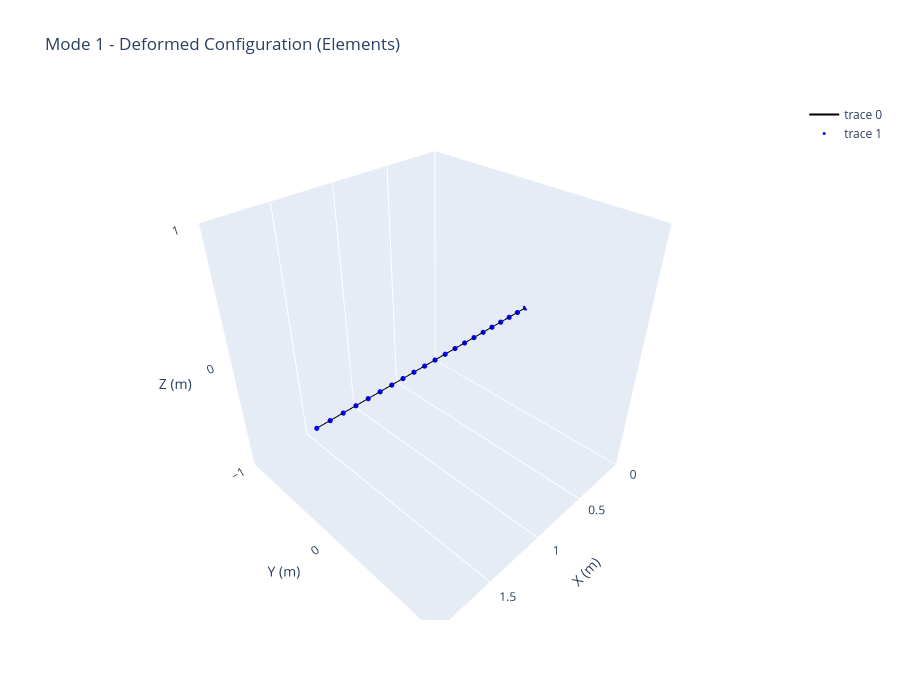
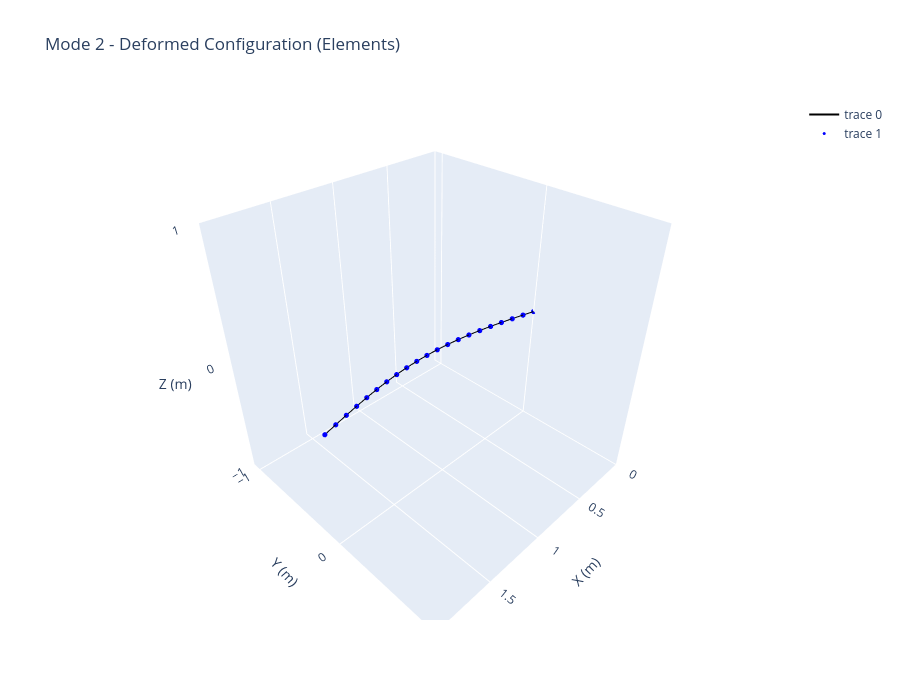
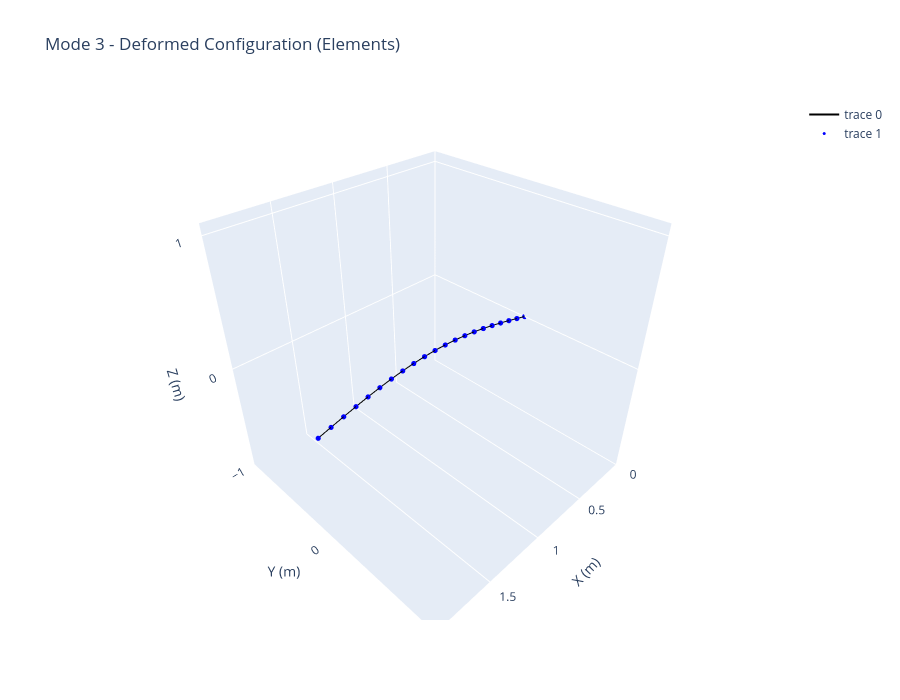
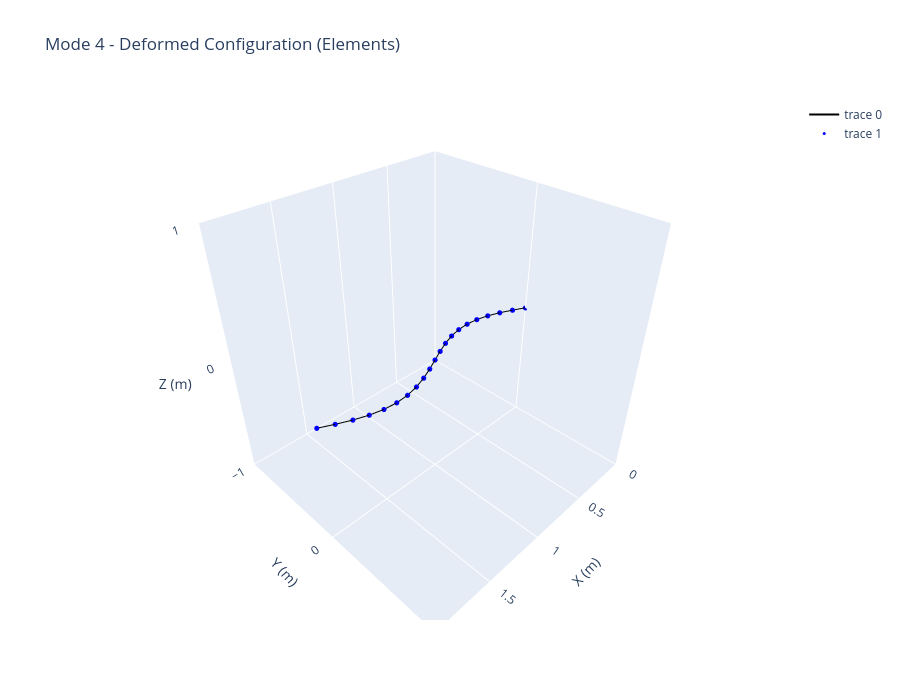

Notebook code for these charts, in order:
### Code cell
for i in range(modes_to_plot):
    line_x = []
    line_y = []
    line_z = []
    for nA, nB in element_nodes:
        p1 = modes[i][nA - 1]
        p2 = modes[i][nB - 1]
        line_x.extend([p1[0], p2[0], None])
        line_y.extend([p1[1], p2[1], None])
        line_z.extend([p1[2], p2[2], None])

    fig_lines = go.Figure(
        data=[
            go.Scatter3d(
                x=line_x,
                y=line_y,
                z=line_z,
                mode='lines',
                line=dict(color='black', width=2)
            ),
            go.Scatter3d(
                x=modes[i][:, 0],
                y=modes[i][:, 1],
                z=modes[i][:, 2],
                mode='markers',
                marker=dict(size=3, color='blue')
            )
        ]
    )

    X = modes[i][:, 0]
    Y = modes[i][:, 1]
    Z = modes[i][:, 2]
    e.set_equal_aspect(fig_lines, X, Y, Z)

    fig_lines.update_layout(
        title=f'Mode {i+1} - Deformed Configuration (Elements)',
        scene=dict(
            xaxis_title='X (m)',
            yaxis_title='Y (m)',
            zaxis_title='Z (m)'
        ),
        width=900,
        height=700
    )

    fig_lines.show()

### Figure 1 — Plotly figure (JSON) as saved in the notebook; plotly's stock layout.template omitted (floating-point values rounded to 4 significant figures)
{"data": [{"line": {"color": "black", "width": 2}, "mode": "lines", "type": "scatter3d", "x": [0, 0.1, null, 0.1, 0.2, null, 0.2, 0.3, null, 0.3, 0.4, null, 0.4, 0.5, null, 0.5, 0.6, null, 0.6, 0.7, null, 0.7, 0.8, null, 0.8, 0.9, null, 0.9, 1.0, null, 1.0, 1.1, null, 1.1, 1.2, null, 1.2, 1.3, null, 1.3, 1.4, null, 1.4, 1.5, null, 1.5, 1.6, null, 1.6, 1.7, null, 1.7, 1.8, null, 1.8, 1.9, null, 1.9, 2, null], "y": [0, -9.607e-16, null, -9.607e-16, -4.459e-16, null, -4.459e-16, 5.393e-16, null, 5.393e-16, 4.388e-16, null, 4.388e-16, -1.924e-16, null, -1.924e-16, -6.089e-17, null, -6.089e-17, 2.129e-16, null, 2.129e-16, -1.269e-16, null, -1.269e-16, 5.003e-17, null, 5.003e-17, 2.39e-17, null, 2.39e-17, -9.42e-17, null, -9.42e-17, 7.318e-18, null, 7.318e-18, 6.982e-18, null, 6.982e-18, -2.374e-17, null, -2.374e-17, 1.379e-17, null, 1.379e-17, 5.939e-17, null, 5.939e-17, 5.932e-17, null, 5.932e-17, 3.074e-17, null, 3.074e-17, 8.021e-18, null, 8.021e-18, 0, null], "z": [0, 2.211e-15, null, 2.211e-15, 2.986e-15, null, 2.986e-15, 4.013e-15, null, 4.013e-15, -3.662e-16, null, -3.662e-16, -7.384e-16, null, -7.384e-16, 2.419e-16, null, 2.419e-16, 1.523e-16, null, 1.523e-16, -1.369e-17, null, -1.369e-17, -1.444e-17, null, -1.444e-17, -1.196e-18, null, -1.196e-18, 4.139e-19, null, 4.139e-19, 1.149e-19, null, 1.149e-19, 1.999e-20, null, 1.999e-20, 3.577e-21, null, 3.577e-21, 7.354e-22, null, 7.354e-22, -3.872e-24, null, -3.872e-24, -5.336e-23, null, -5.336e-23, -2.301e-23, null, -2.301e-23, -6.764e-24, null, -6.764e-24, 0, null]}, {"marker": {"color": "blue", "size": 3}, "mode": "markers", "type": "scatter3d", "x": [0.0, 0.1, 0.2, 0.3, 0.4, 0.5, 0.6, 0.7, 0.8, 0.9, 1.0, 1.1, 1.2, 1.3, 1.4, 1.5, 1.6, 1.7, 1.8, 1.9, 2.0], "y": [0.0, -9.607e-16, -4.459e-16, 5.393e-16, 4.388e-16, -1.924e-16, -6.089e-17, 2.129e-16, -1.269e-16, 5.003e-17, 2.39e-17, -9.42e-17, 7.318e-18, 6.982e-18, -2.374e-17, 1.379e-17, 5.939e-17, 5.932e-17, 3.074e-17, 8.021e-18, 0.0], "z": [0.0, 2.211e-15, 2.986e-15, 4.013e-15, -3.662e-16, -7.384e-16, 2.419e-16, 1.523e-16, -1.369e-17, -1.444e-17, -1.196e-18, 4.139e-19, 1.149e-19, 1.999e-20, 3.577e-21, 7.354e-22, -3.872e-24, -5.336e-23, -2.301e-23, -6.764e-24, 0.0]}], "layout": {"height": 700, "scene": {"aspectmode": "manual", "aspectratio": {"x": 1, "y": 1, "z": 1}, "xaxis": {"range": [0, 2], "title": {"text": "X (m)"}}, "yaxis": {"range": [-1.0, 1.0], "title": {"text": "Y (m)"}}, "zaxis": {"range": [-1.0, 1.0], "title": {"text": "Z (m)"}}}, "title": {"text": "Mode 1 - Deformed Configuration (Elements)"}, "width": 900}}

### Figure 2 — Plotly figure (JSON) as saved in the notebook; plotly's stock layout.template omitted (floating-point values rounded to 4 significant figures)
{"data": [{"line": {"color": "black", "width": 2}, "mode": "lines", "type": "scatter3d", "x": [0, 0.1, null, 0.1, 0.2, null, 0.2, 0.3, null, 0.3, 0.4, null, 0.4, 0.5, null, 0.5, 0.6, null, 0.6, 0.7, null, 0.7, 0.8, null, 0.8, 0.9, null, 0.9, 1.0, null, 1.0, 1.1, null, 1.1, 1.2, null, 1.2, 1.3, null, 1.3, 1.4, null, 1.4, 1.5, null, 1.5, 1.6, null, 1.6, 1.7, null, 1.7, 1.8, null, 1.8, 1.9, null, 1.9, 2, null], "y": [0, -0.02496, null, -0.02496, -0.04931, null, -0.04931, -0.07245, null, -0.07245, -0.0938, null, -0.0938, -0.1128, null, -0.1128, -0.1291, null, -0.1291, -0.1422, null, -0.1422, -0.1518, null, -0.1518, -0.1576, null, -0.1576, -0.1596, null, -0.1596, -0.1576, null, -0.1576, -0.1518, null, -0.1518, -0.1422, null, -0.1422, -0.1291, null, -0.1291, -0.1128, null, -0.1128, -0.0938, null, -0.0938, -0.07245, null, -0.07245, -0.04931, null, -0.04931, -0.02496, null, -0.02496, 0, null], "z": [0, 1.552e-13, null, 1.552e-13, 3.026e-13, null, 3.026e-13, 4.334e-13, null, 4.334e-13, 5.415e-13, null, 5.415e-13, 6.239e-13, null, 6.239e-13, 6.801e-13, null, 6.801e-13, 7.12e-13, null, 7.12e-13, 7.243e-13, null, 7.243e-13, 7.202e-13, null, 7.202e-13, 7.024e-13, null, 7.024e-13, 6.724e-13, null, 6.724e-13, 6.288e-13, null, 6.288e-13, 5.732e-13, null, 5.732e-13, 5.071e-13, null, 5.071e-13, 4.337e-13, null, 4.337e-13, 3.541e-13, null, 3.541e-13, 2.687e-13, null, 2.687e-13, 1.799e-13, null, 1.799e-13, 9.006e-14, null, 9.006e-14, 0, null]}, {"marker": {"color": "blue", "size": 3}, "mode": "markers", "type": "scatter3d", "x": [0.0, 0.1, 0.2, 0.3, 0.4, 0.5, 0.6, 0.7, 0.8, 0.9, 1.0, 1.1, 1.2, 1.3, 1.4, 1.5, 1.6, 1.7, 1.8, 1.9, 2.0], "y": [0.0, -0.02496, -0.04931, -0.07245, -0.0938, -0.1128, -0.1291, -0.1422, -0.1518, -0.1576, -0.1596, -0.1576, -0.1518, -0.1422, -0.1291, -0.1128, -0.0938, -0.07245, -0.04931, -0.02496, 0.0], "z": [0.0, 1.552e-13, 3.026e-13, 4.334e-13, 5.415e-13, 6.239e-13, 6.801e-13, 7.12e-13, 7.243e-13, 7.202e-13, 7.024e-13, 6.724e-13, 6.288e-13, 5.732e-13, 5.071e-13, 4.337e-13, 3.541e-13, 2.687e-13, 1.799e-13, 9.006e-14, 0.0]}], "layout": {"height": 700, "scene": {"aspectmode": "manual", "aspectratio": {"x": 1, "y": 1, "z": 1}, "xaxis": {"range": [0, 2], "title": {"text": "X (m)"}}, "yaxis": {"range": [-1.08, 0.9202], "title": {"text": "Y (m)"}}, "zaxis": {"range": [-1.0, 1.0], "title": {"text": "Z (m)"}}}, "title": {"text": "Mode 2 - Deformed Configuration (Elements)"}, "width": 900}}

### Figure 3 — Plotly figure (JSON) as saved in the notebook; plotly's stock layout.template omitted (floating-point values rounded to 4 significant figures)
{"data": [{"line": {"color": "black", "width": 2}, "mode": "lines", "type": "scatter3d", "x": [0, 0.1, null, 0.1, 0.2, null, 0.2, 0.3, null, 0.3, 0.4, null, 0.4, 0.5, null, 0.5, 0.6, null, 0.6, 0.7, null, 0.7, 0.8, null, 0.8, 0.9, null, 0.9, 1.0, null, 1.0, 1.1, null, 1.1, 1.2, null, 1.2, 1.3, null, 1.3, 1.4, null, 1.4, 1.5, null, 1.5, 1.6, null, 1.6, 1.7, null, 1.7, 1.8, null, 1.8, 1.9, null, 1.9, 2, null], "y": [0, 2.094e-13, null, 2.094e-13, 4.062e-13, null, 4.062e-13, 5.806e-13, null, 5.806e-13, 7.247e-13, null, 7.247e-13, 8.306e-13, null, 8.306e-13, 8.935e-13, null, 8.935e-13, 9.101e-13, null, 9.101e-13, 8.805e-13, null, 8.805e-13, 8.092e-13, null, 8.092e-13, 7.1e-13, null, 7.1e-13, 5.974e-13, null, 5.974e-13, 4.867e-13, null, 4.867e-13, 3.864e-13, null, 3.864e-13, 2.978e-13, null, 2.978e-13, 2.195e-13, null, 2.195e-13, 1.504e-13, null, 1.504e-13, 9.182e-14, null, 9.182e-14, 4.917e-14, null, 4.917e-14, 2.056e-14, null, 2.056e-14, 0, null], "z": [0, 0.02494, null, 0.02494, 0.04927, null, 0.04927, 0.07239, null, 0.07239, 0.09373, null, 0.09373, 0.1128, null, 0.1128, 0.129, null, 0.129, 0.1421, null, 0.1421, 0.1517, null, 0.1517, 0.1575, null, 0.1575, 0.1595, null, 0.1595, 0.1575, null, 0.1575, 0.1517, null, 0.1517, 0.1421, null, 0.1421, 0.129, null, 0.129, 0.1128, null, 0.1128, 0.09373, null, 0.09373, 0.07239, null, 0.07239, 0.04927, null, 0.04927, 0.02494, null, 0.02494, 0, null]}, {"marker": {"color": "blue", "size": 3}, "mode": "markers", "type": "scatter3d", "x": [0.0, 0.1, 0.2, 0.3, 0.4, 0.5, 0.6, 0.7, 0.8, 0.9, 1.0, 1.1, 1.2, 1.3, 1.4, 1.5, 1.6, 1.7, 1.8, 1.9, 2.0], "y": [0.0, 2.094e-13, 4.062e-13, 5.806e-13, 7.247e-13, 8.306e-13, 8.935e-13, 9.101e-13, 8.805e-13, 8.092e-13, 7.1e-13, 5.974e-13, 4.867e-13, 3.864e-13, 2.978e-13, 2.195e-13, 1.504e-13, 9.182e-14, 4.917e-14, 2.056e-14, 0.0], "z": [0.0, 0.02494, 0.04927, 0.07239, 0.09373, 0.1128, 0.129, 0.1421, 0.1517, 0.1575, 0.1595, 0.1575, 0.1517, 0.1421, 0.129, 0.1128, 0.09373, 0.07239, 0.04927, 0.02494, 0.0]}], "layout": {"height": 700, "scene": {"aspectmode": "manual", "aspectratio": {"x": 1, "y": 1, "z": 1}, "xaxis": {"range": [0, 2], "title": {"text": "X (m)"}}, "yaxis": {"range": [-1.0, 1.0], "title": {"text": "Y (m)"}}, "zaxis": {"range": [-0.9203, 1.08], "title": {"text": "Z (m)"}}}, "title": {"text": "Mode 3 - Deformed Configuration (Elements)"}, "width": 900}}

### Figure 4 — Plotly figure (JSON) as saved in the notebook; plotly's stock layout.template omitted (floating-point values rounded to 4 significant figures)
{"data": [{"line": {"color": "black", "width": 2}, "mode": "lines", "type": "scatter3d", "x": [0, 0.1, null, 0.1, 0.2, null, 0.2, 0.3, null, 0.3, 0.4, null, 0.4, 0.5, null, 0.5, 0.6, null, 0.6, 0.7, null, 0.7, 0.8, null, 0.8, 0.9, null, 0.9, 1.0, null, 1.0, 1.1, null, 1.1, 1.2, null, 1.2, 1.3, null, 1.3, 1.4, null, 1.4, 1.5, null, 1.5, 1.6, null, 1.6, 1.7, null, 1.7, 1.8, null, 1.8, 1.9, null, 1.9, 2, null], "y": [0, -0.04928, null, -0.04928, -0.09373, null, -0.09373, -0.129, null, -0.129, -0.1517, null, -0.1517, -0.1595, null, -0.1595, -0.1517, null, -0.1517, -0.129, null, -0.129, -0.09373, null, -0.09373, -0.04928, null, -0.04928, -3.775e-13, null, -3.775e-13, 0.04928, null, 0.04928, 0.09373, null, 0.09373, 0.129, null, 0.129, 0.1517, null, 0.1517, 0.1595, null, 0.1595, 0.1517, null, 0.1517, 0.129, null, 0.129, 0.09373, null, 0.09373, 0.04928, null, 0.04928, 0, null], "z": [0, 6.343e-14, null, 6.343e-14, 1.234e-13, null, 1.234e-13, 1.754e-13, null, 1.754e-13, 2.168e-13, null, 2.168e-13, 2.47e-13, null, 2.47e-13, 2.676e-13, null, 2.676e-13, 2.811e-13, null, 2.811e-13, 2.889e-13, null, 2.889e-13, 2.912e-13, null, 2.912e-13, 2.908e-13, null, 2.908e-13, 2.877e-13, null, 2.877e-13, 2.807e-13, null, 2.807e-13, 2.674e-13, null, 2.674e-13, 2.478e-13, null, 2.478e-13, 2.209e-13, null, 2.209e-13, 1.859e-13, null, 1.859e-13, 1.44e-13, null, 1.44e-13, 9.792e-14, null, 9.792e-14, 4.935e-14, null, 4.935e-14, 0, null]}, {"marker": {"color": "blue", "size": 3}, "mode": "markers", "type": "scatter3d", "x": [0.0, 0.1, 0.2, 0.3, 0.4, 0.5, 0.6, 0.7, 0.8, 0.9, 1.0, 1.1, 1.2, 1.3, 1.4, 1.5, 1.6, 1.7, 1.8, 1.9, 2.0], "y": [0.0, -0.04928, -0.09373, -0.129, -0.1517, -0.1595, -0.1517, -0.129, -0.09373, -0.04928, -3.775e-13, 0.04928, 0.09373, 0.129, 0.1517, 0.1595, 0.1517, 0.129, 0.09373, 0.04928, 0.0], "z": [0.0, 6.343e-14, 1.234e-13, 1.754e-13, 2.168e-13, 2.47e-13, 2.676e-13, 2.811e-13, 2.889e-13, 2.912e-13, 2.908e-13, 2.877e-13, 2.807e-13, 2.674e-13, 2.478e-13, 2.209e-13, 1.859e-13, 1.44e-13, 9.792e-14, 4.935e-14, 0.0]}], "layout": {"height": 700, "scene": {"aspectmode": "manual", "aspectratio": {"x": 1, "y": 1, "z": 1}, "xaxis": {"range": [0, 2], "title": {"text": "X (m)"}}, "yaxis": {"range": [-1.0, 1.0], "title": {"text": "Y (m)"}}, "zaxis": {"range": [-1.0, 1.0], "title": {"text": "Z (m)"}}}, "title": {"text": "Mode 4 - Deformed Configuration (Elements)"}, "width": 900}}
